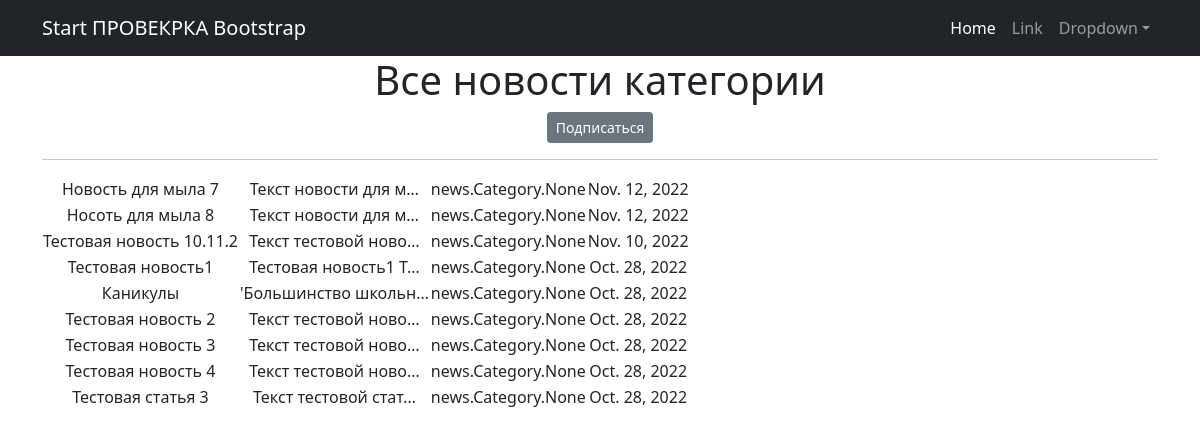
Page /news/categories/2 on the committed database.
### news/models.py (models this page shows, shortened)
class Post(models.Model):
    author = models.ForeignKey(Author, on_delete=models.CASCADE)
    neworart = models.BooleanField(default=False)
    time_in = models.DateField(auto_now_add=True)
    category = models.ManyToManyField(Category, through = 'PostCategory')
    title = models.CharField(max_length=100)
    text = models.TextField()
    rating_post = models.IntegerField(default=0)
    def preview(self):
        previewtext = self.text[:123] + '...'
        return previewtext

### news/views.py (the view)
# urls.py: path('categories/<int:pk>', CategoryListView.as_view(), name='category_list'),
class CategoryListView(ListView):
    model = Post
    template_name = 'news/category_list.html'
    context_object_name = 'category_news_list'
    def get_queryset(self):
        self.category = get_object_or_404(Category, id=self.kwargs['pk'])
        queryset = Post.objects.filter(category=self.category).order_by("-time_in")
        return queryset
    def get_context_data(self, **kwargs):
        context = super().get_context_data(**kwargs)
        context['is_not_subscriber'] = self.request.user not in self.category.subscribers.all()
        context['category'] = self.category
        return context

### Templates/news/category_list.html (shortened to what this page needs)
{% extends 'flatpages/default.html' %}
{% load custom_tags %}
{% block content %}
   <h1>Все новости категории</h1>
   {% if is_not_subscriber %}
       <p class="text-center"><a href="{% url 'subscribe' category.id %}" class="btn btn-secondary btn-sm">Подписаться</a></p>
   {% endif %}
   <hr>
      <table>
         {% for new in category_news_list %}
          <tr>
          <td>{{ new.title }}</td>
          <td>{{ new.preview|truncatechars:20 }}</td>
          <td>{{ new.category }}</td>
          <td>{{ new.time_in }}</td>
          </tr>
          {% endfor %}
      </table>
{% endblock content %}

### Templates/Flatpages/default.html (shortened to what this page needs)
<!DOCTYPE html>
<html lang="en">
    <head>
        {% load static %}
        <link href="{% static 'css/styles.css' %}" rel="stylesheet" />
    </head>
    <body>
        <nav class="navbar navbar-expand-lg navbar-dark bg-dark">
            <div class="container">
                <a class="navbar-brand" href="#">Start ПРОВЕКРКА Bootstrap</a>
                <div class="collapse navbar-collapse" id="navbarSupportedContent">
                    <ul class="navbar-nav ms-auto mb-2 mb-lg-0">
                        <li class="nav-item"><a class="nav-link active" aria-current="page" href="#">Home</a></li>
                        <li class="nav-item"><a class="nav-link" href="#">Link</a></li>
                        <li class="nav-item dropdown">
                            <a class="nav-link dropdown-toggle" id="navbarDropdown" href="#" role="button" data-bs-toggle="dropdown" aria-expanded="false">Dropdown</a>
                        </li>
                    </ul>
                </div>
            </div>
        </nav>
        <div class="container">
            <div class="row">
                <div class="col-lg-12 text-center">
                    {% block content %}{% endblock content %}
                </div>
            </div>
        </div>
    </body>
</html>

### rows in the picture
Post: title "Новость для мыла 7", preview "Текст новости для м…", category "news.Category.None", time_in "Nov. 12, 2022"
Post: title "Носоть для мыла 8", preview "Текст новости для м…", category "news.Category.None", time_in "Nov. 12, 2022"
Post: title "Тестовая новость 10.11.2", preview "Текст тестовой ново…", category "news.Category.None", time_in "Nov. 10, 2022"
Post: title "Тестовая новость1", preview "Тестовая новость1 Т…", category "news.Category.None", time_in "Oct. 28, 2022"
Post: title "Каникулы", preview "'Большинство школьн…", category "news.Category.None", time_in "Oct. 28, 2022"
Post: title "Тестовая новость 2", preview "Текст тестовой ново…", category "news.Category.None", time_in "Oct. 28, 2022"
Post: title "Тестовая новость 3", preview "Текст тестовой ново…", category "news.Category.None", time_in "Oct. 28, 2022"
Post: title "Тестовая новость 4", preview "Текст тестовой ново…", category "news.Category.None", time_in "Oct. 28, 2022"
Post: title "Тестовая статья 3", preview "Текст тестовой стат…", category "news.Category.None", time_in "Oct. 28, 2022"
